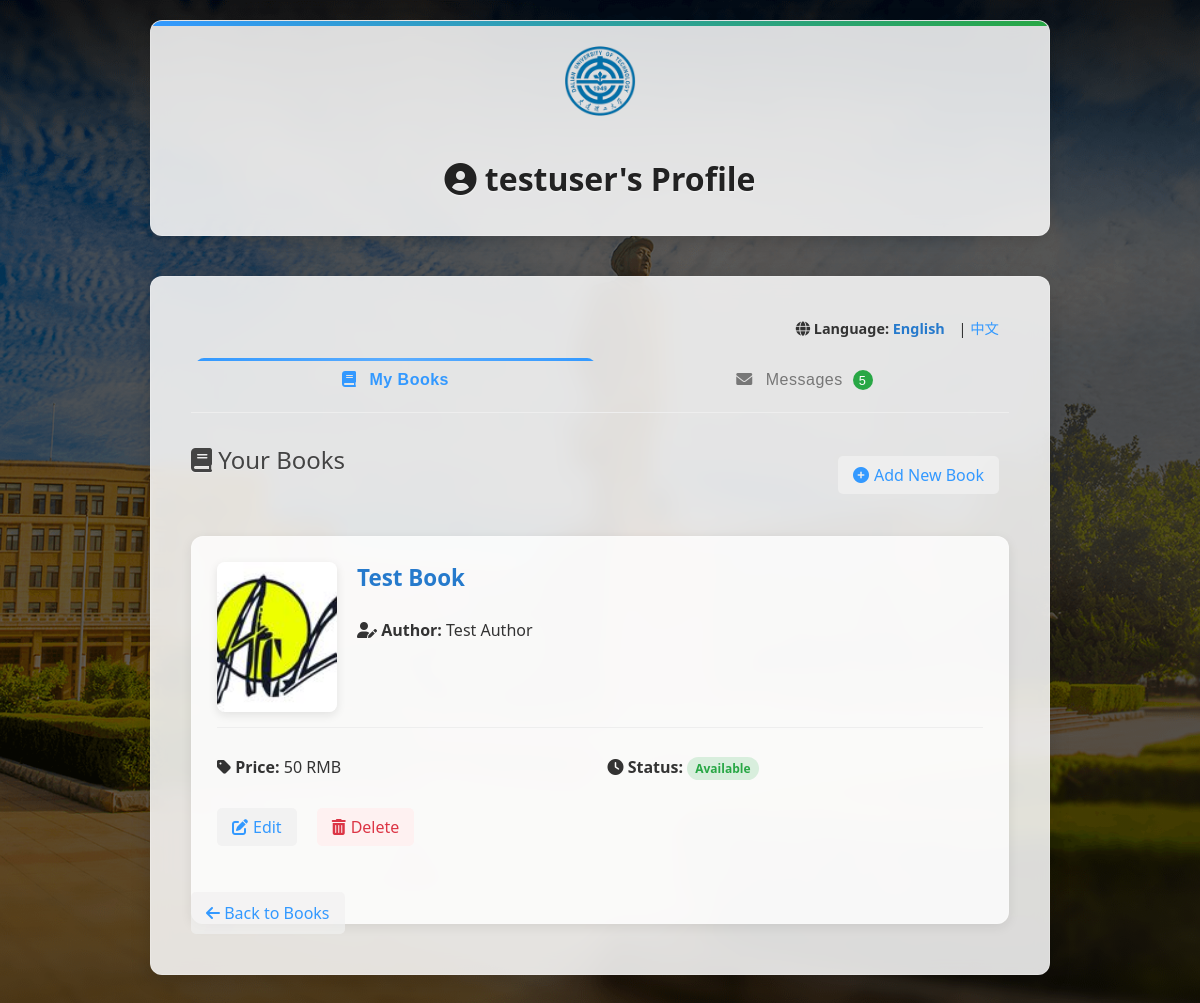
The page /profile (signed in) on the database its author committed.
### app.py (models this page shows)
class User(db.Model):
    id = db.Column(db.Integer, primary_key=True)
    username = db.Column(db.String(80), unique=True, nullable=False)
    password = db.Column(db.String(120), nullable=False)
    books = db.relationship('Book', backref='owner', lazy=True)
    sent_messages = db.relationship('Message', foreign_keys='Message.sender_id', backref='sender_rel', lazy=True)
    received_messages = db.relationship('Message', foreign_keys='Message.receiver_id', backref='receiver_rel', lazy=True)

class Book(db.Model):
    id = db.Column(db.Integer, primary_key=True)
    title = db.Column(db.String(200), nullable=False)
    author = db.Column(db.String(150))
    edition = db.Column(db.String(100))
    condition = db.Column(db.Integer)  # percentage
    price = db.Column(db.String(50))   # in RMB
    description = db.Column(db.Text, nullable=True)
    campus = db.Column(db.String(100))
    contact = db.Column(db.String(100))  # WeChat/QQ
    email = db.Column(db.String(120), nullable=True)
    isbn = db.Column(db.String(13), unique=True, nullable=False)
    language = db.Column(db.String(50))  # English / Chinese
    listing_type = db.Column(db.String(10))  # sell / free
    sold = db.Column(db.Boolean, default=False)
    posted_by = db.Column(db.String(80), db.ForeignKey('user.username'))
    image_filename = db.Column(db.String(255))
    payment_qr = db.Column(db.String(255), nullable=True)

### app.py (the view)
@app.route('/profile')
def profile():
    user = User.query.filter_by(username=session['username']).first()
    my_books = Book.query.filter_by(posted_by=session['username']).all()
    messages = Message.query.filter_by(receiver_id=user.id).all()
    lang = session.get('lang', request.args.get('lang', 'English'))
    return render_template('profile.html', user=user, books=my_books, messages=messages, lang=lang)

### templates/profile.html (shortened to what this page needs)
<!DOCTYPE html>
<html lang="en">
<head>
    <link rel="stylesheet" href="{{ url_for('static', filename='css/styles.css') }}">
    <link rel="stylesheet" href="https://cdnjs.cloudflare.com/ajax/libs/font-awesome/6.0.0-beta3/css/all.min.css">
</head>
<body>
<div class="page-wrapper">
    <div class="header">
        <img src="{{ url_for('static', filename='images/dut-logo.png') }}" alt="Logo">
        <h1><i class="fas fa-user-circle"></i> {{ user.username }}'s Profile</h1>
    </div>
    <div class="container">
        <div class="language-switch">
            <strong><i class="fas fa-globe"></i> Language:</strong>
            <a href="?lang=English" {% if lang == 'English' %}class="active"{% endif %}>English</a> |
            <a href="?lang=Chinese" {% if lang == 'Chinese' %}class="active"{% endif %}>中文</a>
        </div>
        <div class="profile-tabs">
            <button class="tab-button active" data-tab="books">
                <i class="fas fa-book"></i> {% if lang == 'Chinese' %}我的书籍{% else %}My Books{% endif %}
            </button>
            <button class="tab-button" data-tab="messages">
                <i class="fas fa-envelope"></i> {% if lang == 'Chinese' %}消息{% else %}Messages{% endif %}
                {% if messages %}<span class="message-badge">{{ messages|length }}</span>{% endif %}
            </button>
        </div>
        <div class="tab-content" id="books-tab">
            <div class="tab-header">
                <h2><i class="fas fa-book"></i> {% if lang == 'Chinese' %}您的书籍{% else %}Your Books{% endif %}</h2>
                <a href="{{ url_for('post_book') }}?lang={{ lang }}" class="action-button">
                    <i class="fas fa-plus-circle"></i> {% if lang == 'Chinese' %}添加新书{% else %}Add New Book{% endif %}
                </a>
            </div>
            {% if books %}
                <div class="books-container">
                    {% for book in books %}
                        <div class="book-card">
                            <div class="book-card-header">
                                {% if book.image_filename %}
                                    <img src="{{ url_for('static', filename='book_images/' + book.image_filename) }}" alt="Book Image" class="book-image">
                                {% else %}
                                    <div class="book-image-placeholder">
                                        <i class="fas fa-book fa-4x"></i>
                                    </div>
                                {% endif %}
                                <div class="book-title-area">
                                    <h3>{{ book.title }}</h3>
                                    <p><i class="fas fa-user-edit"></i> <strong>Author:</strong> {{ book.author }}</p>
                                </div>
                            </div>
                            <div class="book-details">
                                <div class="book-info-grid">
                                    <div class="book-info-item">
                                        <p><i class="fas fa-tag"></i> <strong>Price:</strong> {{ book.price }} RMB</p>
                                    </div>
                                    <div class="book-info-item">
                                        <p class="book-status">
                                            <i class="fas {% if book.sold %}fa-check-circle{% else %}fa-clock{% endif %}"></i>
                                            <strong>Status:</strong>
                                            <span class="status-badge {% if book.sold %}sold{% else %}available{% endif %}">
                                                {% if book.sold %}
                                                    {% if lang == 'Chinese' %}已售出{% else %}Sold{% endif %}
                                                {% else %}
                                                    {% if lang == 'Chinese' %}可购买{% else %}Available{% endif %}
                                                {% endif %}
                                            </span>
                                        </p>
                                    </div>
                                </div>
                                <div class="book-actions">
                                    <a href="{{ url_for('edit_book', book_id=book.id) }}?lang={{ lang }}" class="action-button">
                                        <i class="fas fa-edit"></i> {% if lang == 'Chinese' %}编辑{% else %}Edit{% endif %}
                                    </a>
                                    <a href="{{ url_for('delete_book', book_id=book.id) }}?lang={{ lang }}" class="action-button danger"
                                    onclick="return confirm('{% if lang == 'Chinese' %}确定要删除这本书吗？{% else %}Are you sure you want to delete this book?{% endif %}')">
                                        <i class="fas fa-trash-alt"></i> {% if lang == 'Chinese' %}删除{% else %}Delete{% endif %}
                                    </a>
                                </div>
                            </div>
                        </div>
                    {% endfor %}
                </div>
            {% endif %}
        </div>
        <a href="{{ url_for('available_books') }}?lang={{ lang }}" class="back-btn">
            <i class="fas fa-arrow-left"></i> {% if lang == 'Chinese' %}返回书籍列表{% else %}Back to Books{% endif %}
        </a>
    </div>
</div>
</body>
</html>

### rows shown on the page
User: username "testuser"
Book: image_filename (picture), title "Test Book", author "Test Author", price "50", sold False (drawn)

### other values the page prints
{{ messages|length }} "5"
